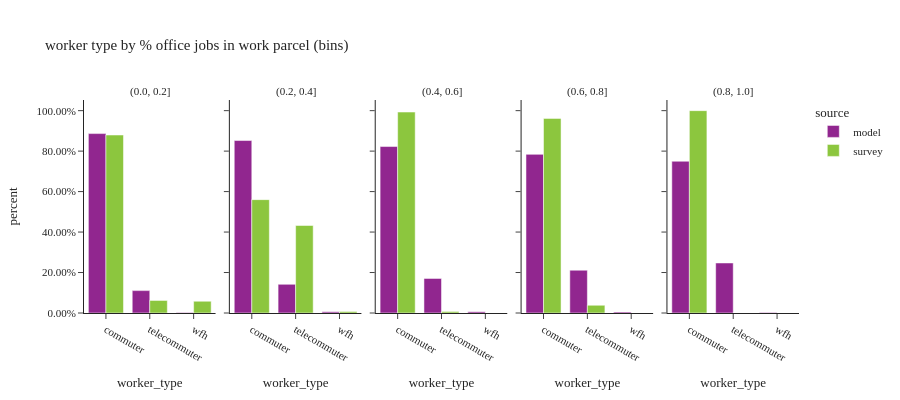

Notebook code for this chart:
### Code cell
df_worker_count = workers.groupby(['source','% office jobs (bins)','worker_type'])['pdexpfac']. \
    sum().reset_index()
df_worker_count['percent'] = df_worker_count.groupby(['source','% office jobs (bins)'], group_keys=False)['pdexpfac']. \
    apply(lambda x: x / float(x.sum()))
df_worker_count = df_worker_count.loc[df_worker_count['% office jobs (bins)']!="no jobs"]

df_worker_count_ct = workers.groupby(['source','% office jobs (bins)','worker_type'])['pdexpfac'].count().reset_index(). \
    rename(columns={'pdexpfac':'sample count'})
df_worker_count = df_worker_count.merge(df_worker_count_ct, on=['source','% office jobs (bins)','worker_type']). \
    rename(columns={'pdexpfac':'total count'})

fig = px.bar(df_worker_count.sort_values(by=['source','% office jobs (bins)']), x='worker_type', y="percent",
             facet_col="% office jobs (bins)",color="source",hover_data=['sample count','total count'],
             barmode="group",
             title="worker type by % office jobs in work parcel (bins)")
fig.for_each_annotation(lambda a: a.update(text = a.text.split("=")[-1]))
fig.update_layout(height=400, width=900, font=dict(size=11))
fig.for_each_yaxis(lambda a: a.update(tickformat = ".2%"))
fig.update_xaxes(categoryorder='array', categoryarray= ['commuter','telecommuter','wfh'])
fig.show()

### Figure 1 — Plotly figure (JSON) as saved in the notebook; plotly's stock layout.template omitted (floating-point values rounded to 4 significant figures)
{"data": [{"alignmentgroup": "True", "customdata": [[751600.0, 751600.0], [93800.0, 93800.0], [2240.0, 2240.0]], "hovertemplate": "source=model<br>% office jobs (bins)=(0.0, 0.2]<br>worker_type=%{x}<br>percent=%{y}<br>sample count=%{customdata[0]}<br>total count=%{customdata[1]}<extra></extra>", "legendgroup": "model", "marker": {"color": "#91268F", "pattern": {"shape": ""}}, "name": "model", "offsetgroup": "model", "orientation": "v", "showlegend": true, "textposition": "auto", "type": "bar", "x": ["commuter", "telecommuter", "wfh"], "xaxis": "x", "y": [0.8867, 0.1107, 0.002643], "yaxis": "y"}, {"alignmentgroup": "True", "customdata": [[212600.0, 212600.0], [35330.0, 35330.0], [1483.0, 1483.0]], "hovertemplate": "source=model<br>% office jobs (bins)=(0.2, 0.4]<br>worker_type=%{x}<br>percent=%{y}<br>sample count=%{customdata[0]}<br>total count=%{customdata[1]}<extra></extra>", "legendgroup": "model", "marker": {"color": "#91268F", "pattern": {"shape": ""}}, "name": "model", "offsetgroup": "model", "orientation": "v", "showlegend": false, "textposition": "auto", "type": "bar", "x": ["commuter", "telecommuter", "wfh"], "xaxis": "x2", "y": [0.8524, 0.1417, 0.005947], "yaxis": "y2"}, {"alignmentgroup": "True", "customdata": [[142600.0, 142600.0], [29630.0, 29630.0], [1127.0, 1127.0]], "hovertemplate": "source=model<br>% office jobs (bins)=(0.4, 0.6]<br>worker_type=%{x}<br>percent=%{y}<br>sample count=%{customdata[0]}<br>total count=%{customdata[1]}<extra></extra>", "legendgroup": "model", "marker": {"color": "#91268F", "pattern": {"shape": ""}}, "name": "model", "offsetgroup": "model", "orientation": "v", "showlegend": false, "textposition": "auto", "type": "bar", "x": ["commuter", "telecommuter", "wfh"], "xaxis": "x3", "y": [0.8226, 0.1709, 0.0065], "yaxis": "y3"}, {"alignmentgroup": "True", "customdata": [[160800.0, 160800.0], [43370.0, 43370.0], [939.0, 939.0]], "hovertemplate": "source=model<br>% office jobs (bins)=(0.6, 0.8]<br>worker_type=%{x}<br>percent=%{y}<br>sample count=%{customdata[0]}<br>total count=%{customdata[1]}<extra></extra>", "legendgroup": "model", "marker": {"color": "#91268F", "pattern": {"shape": ""}}, "name": "model", "offsetgroup": "model", "orientation": "v", "showlegend": false, "textposition": "auto", "type": "bar", "x": ["commuter", "telecommuter", "wfh"], "xaxis": "x4", "y": [0.784, 0.2115, 0.004578], "yaxis": "y4"}, {"alignmentgroup": "True", "customdata": [[154900.0, 154900.0], [51070.0, 51070.0], [594.0, 594.0]], "hovertemplate": "source=model<br>% office jobs (bins)=(0.8, 1.0]<br>worker_type=%{x}<br>percent=%{y}<br>sample count=%{customdata[0]}<br>total count=%{customdata[1]}<extra></extra>", "legendgroup": "model", "marker": {"color": "#91268F", "pattern": {"shape": ""}}, "name": "model", "offsetgroup": "model", "orientation": "v", "showlegend": false, "textposition": "auto", "type": "bar", "x": ["commuter", "telecommuter", "wfh"], "xaxis": "x5", "y": [0.7499, 0.2472, 0.002875], "yaxis": "y5"}, {"alignmentgroup": "True", "customdata": [[48.0, 22680.0], [16.0, 1606.0], [8.0, 1499.0]], "hovertemplate": "source=survey<br>% office jobs (bins)=(0.0, 0.2]<br>worker_type=%{x}<br>percent=%{y}<br>sample count=%{customdata[0]}<br>total count=%{customdata[1]}<extra></extra>", "legendgroup": "survey", "marker": {"color": "#8CC63E", "pattern": {"shape": ""}}, "name": "survey", "offsetgroup": "survey", "orientation": "v", "showlegend": true, "textposition": "auto", "type": "bar", "x": ["commuter", "telecommuter", "wfh"], "xaxis": "x", "y": [0.8796, 0.06229, 0.05813], "yaxis": "y"}, {"alignmentgroup": "True", "customdata": [[9.0, 2116.0], [10.0, 1633.0], [1.0, 27.42]], "hovertemplate": "source=survey<br>% office jobs (bins)=(0.2, 0.4]<br>worker_type=%{x}<br>percent=%{y}<br>sample count=%{customdata[0]}<br>total count=%{customdata[1]}<extra></extra>", "legendgroup": "survey", "marker": {"color": "#8CC63E", "pattern": {"shape": ""}}, "name": "survey", "offsetgroup": "survey", "orientation": "v", "showlegend": false, "textposition": "auto", "type": "bar", "x": ["commuter", "telecommuter", "wfh"], "xaxis": "x2", "y": [0.5603, 0.4325, 0.00726], "yaxis": "y2"}, {"alignmentgroup": "True", "customdata": [[8.0, 9383.0], [1.0, 65.71], [0.0, 0.0]], "hovertemplate": "source=survey<br>% office jobs (bins)=(0.4, 0.6]<br>worker_type=%{x}<br>percent=%{y}<br>sample count=%{customdata[0]}<br>total count=%{customdata[1]}<extra></extra>", "legendgroup": "survey", "marker": {"color": "#8CC63E", "pattern": {"shape": ""}}, "name": "survey", "offsetgroup": "survey", "orientation": "v", "showlegend": false, "textposition": "auto", "type": "bar", "x": ["commuter", "telecommuter", "wfh"], "xaxis": "x3", "y": [0.993, 0.006954, 0.0], "yaxis": "y3"}, {"alignmentgroup": "True", "customdata": [[7.0, 14340.0], [8.0, 570.0], [0.0, 0.0]], "hovertemplate": "source=survey<br>% office jobs (bins)=(0.6, 0.8]<br>worker_type=%{x}<br>percent=%{y}<br>sample count=%{customdata[0]}<br>total count=%{customdata[1]}<extra></extra>", "legendgroup": "survey", "marker": {"color": "#8CC63E", "pattern": {"shape": ""}}, "name": "survey", "offsetgroup": "survey", "orientation": "v", "showlegend": false, "textposition": "auto", "type": "bar", "x": ["commuter", "telecommuter", "wfh"], "xaxis": "x4", "y": [0.9618, 0.03822, 0.0], "yaxis": "y4"}, {"alignmentgroup": "True", "customdata": [[2.0, 32.99], [0.0, 0.0], [0.0, 0.0]], "hovertemplate": "source=survey<br>% office jobs (bins)=(0.8, 1.0]<br>worker_type=%{x}<br>percent=%{y}<br>sample count=%{customdata[0]}<br>total count=%{customdata[1]}<extra></extra>", "legendgroup": "survey", "marker": {"color": "#8CC63E", "pattern": {"shape": ""}}, "name": "survey", "offsetgroup": "survey", "orientation": "v", "showlegend": false, "textposition": "auto", "type": "bar", "x": ["commuter", "telecommuter", "wfh"], "xaxis": "x5", "y": [1.0, 0.0, 0.0], "yaxis": "y5"}], "layout": {"annotations": [{"font": {}, "showarrow": false, "text": "(0.0, 0.2]", "x": 0.092, "xanchor": "center", "xref": "paper", "y": 1.0, "yanchor": "bottom", "yref": "paper"}, {"font": {}, "showarrow": false, "text": "(0.2, 0.4]", "x": 0.296, "xanchor": "center", "xref": "paper", "y": 1.0, "yanchor": "bottom", "yref": "paper"}, {"font": {}, "showarrow": false, "text": "(0.4, 0.6]", "x": 0.5, "xanchor": "center", "xref": "paper", "y": 1.0, "yanchor": "bottom", "yref": "paper"}, {"font": {}, "showarrow": false, "text": "(0.6, 0.8]", "x": 0.704, "xanchor": "center", "xref": "paper", "y": 1.0, "yanchor": "bottom", "yref": "paper"}, {"font": {}, "showarrow": false, "text": "(0.8, 1.0]", "x": 0.908, "xanchor": "center", "xref": "paper", "y": 1.0, "yanchor": "bottom", "yref": "paper"}], "barmode": "group", "font": {"size": 11}, "height": 400, "legend": {"title": {"text": "source"}, "tracegroupgap": 0}, "title": {"text": "worker type by % office jobs in work parcel (bins)"}, "width": 900, "xaxis": {"anchor": "y", "categoryarray": ["commuter", "telecommuter", "wfh"], "categoryorder": "array", "domain": [0.0, 0.184], "title": {"text": "worker_type"}}, "xaxis2": {"anchor": "y2", "categoryarray": ["commuter", "telecommuter", "wfh"], "categoryorder": "array", "domain": [0.204, 0.388], "matches": "x", "title": {"text": "worker_type"}}, "xaxis3": {"anchor": "y3", "categoryarray": ["commuter", "telecommuter", "wfh"], "categoryorder": "array", "domain": [0.408, 0.592], "matches": "x", "title": {"text": "worker_type"}}, "xaxis4": {"anchor": "y4", "categoryarray": ["commuter", "telecommuter", "wfh"], "categoryorder": "array", "domain": [0.612, 0.796], "matches": "x", "title": {"text": "worker_type"}}, "xaxis5": {"anchor": "y5", "categoryarray": ["commuter", "telecommuter", "wfh"], "categoryorder": "array", "domain": [0.816, 1.0], "matches": "x", "title": {"text": "worker_type"}}, "yaxis": {"anchor": "x", "domain": [0.0, 1.0], "tickformat": ".2%", "title": {"text": "percent"}}, "yaxis2": {"anchor": "x2", "domain": [0.0, 1.0], "matches": "y", "showticklabels": false, "tickformat": ".2%"}, "yaxis3": {"anchor": "x3", "domain": [0.0, 1.0], "matches": "y", "showticklabels": false, "tickformat": ".2%"}, "yaxis4": {"anchor": "x4", "domain": [0.0, 1.0], "matches": "y", "showticklabels": false, "tickformat": ".2%"}, "yaxis5": {"anchor": "x5", "domain": [0.0, 1.0], "matches": "y", "showticklabels": false, "tickformat": ".2%"}}}
